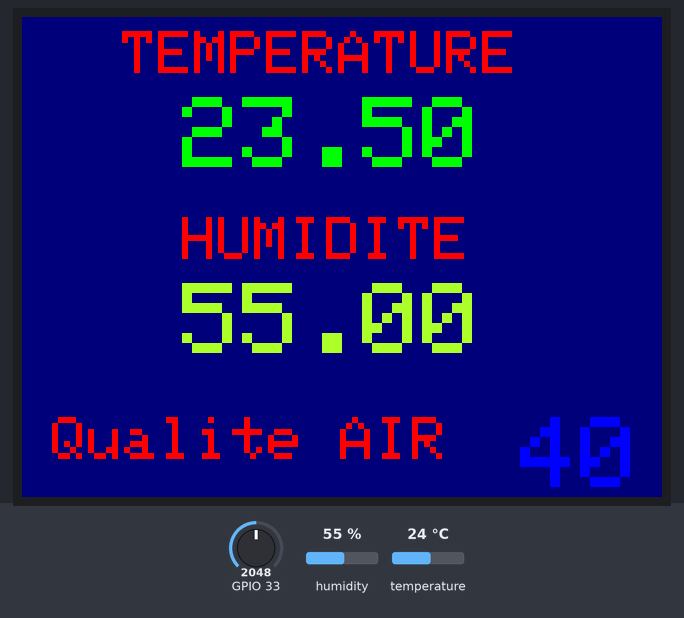
Recording of a sketch running on a simulated ESP32. Parts: 320×240 colour display. Inputs (shaded band) come from the test bench; at power-on: GPIO 33 = 2048, humidity 55 %, temperature 24 °C. What the sketch prints to the serial monitor is not drawn.

Above: at 0.4 s.

The sketch:

TFT_Leonardo.ino
```cpp
#include <Adafruit_GFX.h>    // Core graphics library
#include <Adafruit_TFTLCD.h> // Hardware-specific library
#include "DHT.h"
#include "SPI.h"
#include "SD.h"

#define SD_CS  10
#define LCD_CS A3 // Chip Select goes to Analog 3
#define LCD_CD A2 // Command/Data goes to Analog 2
#define LCD_WR A1 // LCD Write goes to Analog 1
#define LCD_RD A0 // LCD Read goes to Analog 0
#define DHTPIN 0
#define DHTTYPE DHT22
DHT dht(DHTPIN, DHTTYPE);

#define LCD_RESET A4 // Can alternately just connect to Arduino's reset pin

// Assign human-readable names to some common 16-bit color values:
#define  BLACK   0x0000
#define BLUE    0x001F
#define RED     0xF800
#define GREEN   0x07E0
#define CYAN    0x07FF
#define MAGENTA 0xF81F
#define YELLOW  0xFFE0
#define WHITE   0xFFFF
#define ORANGE      0xFD20
#define GREENYELLOW 0xAFE5
#define NAVY        0x000F
#define DARKGREEN   0x03E0
#define DARKCYAN    0x03EF
#define MAROON      0x7800
#define PURPLE      0x780F
#define OLIVE       0x7BE0
#define LIGHTGREY   0xC618
#define DARKGREY    0x7BEF

Adafruit_TFTLCD tft(LCD_CS, LCD_CD, LCD_WR, LCD_RD, LCD_RESET);
int mq2 = 0;
void setup(void) {
  Serial.begin(9600);
  /*Serial.print("Initializing SD card...");
  if (!SD.begin(SD_CS)) {
    Serial.println("failed!");
    return; }*/

  Serial.begin(9600);
  Serial.println(F("TFT LCD test"));
  dht.begin();

  Serial.print("TFT size is "); Serial.print(tft.width()); Serial.print("x"); Serial.println(tft.height());
  tft.reset();
  uint16_t identifier = tft.readID();
  tft.begin(identifier);
  tft.fillScreen(BLUE);
}

void loop(void) {
    tft.setRotation(1);
    tft.fillScreen(NAVY);
    testText();
    delay(30000);
}

unsigned long testText() {
  mq2 = analogRead(A5)*2;
  tft.setCursor(50, 7);
  float h = dht.readHumidity();
  float t = dht.readTemperature()-0.5;  //   --- capteur dans le boitier (décalage)

  tft.setTextColor(RED); tft.setTextSize(3);
  tft.println("TEMPERATURE"); tft.println(); tft.setTextSize(5); tft.setTextColor(GREEN);tft.setCursor(80, 40);
  tft.println(t); tft.println();

  tft.setTextColor(RED); tft.setTextSize(3);tft.setCursor(80, 100);
  tft.print("HUMIDITE  "); tft.println(); tft.setTextSize(5); tft.setTextColor(GREENYELLOW);tft.setCursor(80, 100+33);
  tft.println(h);
   tft.setTextColor(RED); tft.setTextSize(3);tft.setCursor(15, 200);tft.print("Qualite AIR  ");tft.setTextSize(5);tft.setTextColor(BLUE); tft.print(mq2);
}
```

Measured:
- what the display in image 0 shows lasts 30.0 s, from 0.3 s to 30.3 s
